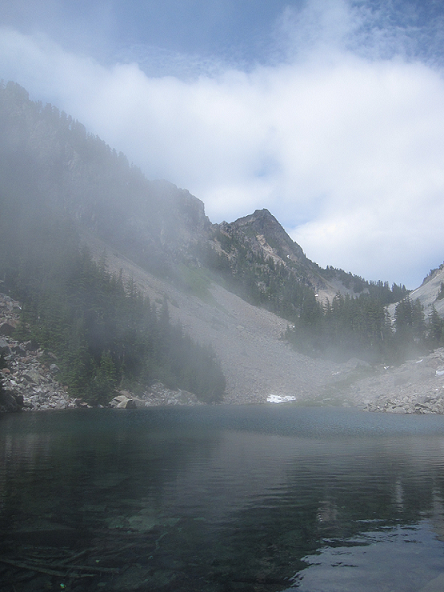
#> input picture Asg1/test_images/MelakwaLake1.png, 444 x 592 px
$ python image_stitching_skeleton.py
#> lines starting #> are read from the running program, lines starting #| are printed output that depends on the picture
#
# CSCI3290 Computational Imaging and Vision *
# --- Declaration --- *
# I declare that the assignment here submitted is original except for source
# material explicitly acknowledged. I also acknowledge that I am aware of
# University policy and regulations on honesty in academic work, and of the
# disciplinary guidelines and procedures applicable to breaches of such policy
# and regulations, as contained in the website
# http://www.cuhk.edu.hk/policy/academichonesty/ *
# Assignment 1
# Name :
# Student ID :
# Email Addr :
#

import cv2
import numpy as np
import argparse


def extract_and_match_feature(img_1, img_2, ratio_test=0.7):
    """
    1/  extract SIFT feature from image 1 and image 2,
    2/  use a bruteforce search to find pairs of matched features:
        for each feature point in img_1, find its best matched feature point in img_2
    3/ apply ratio test to select the set of robust matched points

    :param img_1: input image 1
    :param img_2: input image 2
    :param ratio_test: ratio for the robustness test
    :return list_pairs_matched_keypoints: a list of pairs of matched points: [[[p1x,p1y],[p2x,p2y]]]
    """
    list_pairs_matched_keypoints = []

    # to be completed ....

    # Convert images to grayscale
    gray_1 = cv2.cvtColor(img_1, cv2.COLOR_BGR2GRAY)
    gray_2 = cv2.cvtColor(img_2, cv2.COLOR_BGR2GRAY)

    # SIFT detection
    sift = cv2.SIFT_create()
    kp1, des1 = sift.detectAndCompute(gray_1, None)
    kp2, des2 = sift.detectAndCompute(gray_2, None)

    # SIFT matching
    bf = cv2.BFMatcher()
    matches = bf.knnMatch(des1, des2, k=2)

    # Apply ratio test
    good = []
    for m, n in matches:
        if m.distance < ratio_test * n.distance:
            good.append(m)

    for m in good:
        # Extract matching points
        p1 = kp1[m.queryIdx].pt  # Point from img_1
        p2 = kp2[m.trainIdx].pt  # Point from img_2

        # Append as a pair of points [[p1x, p1y], [p2x, p2y]]
        list_pairs_matched_keypoints.append([list(p1), list(p2)])

    # Draw matches on an output image
    img_matches = cv2.drawMatches(img_1, kp1, img_2, kp2, good, None, flags=cv2.DrawMatchesFlags_NOT_DRAW_SINGLE_POINTS)

    # Save the image
    cv2.imwrite('matches.png', img_matches)

    return list_pairs_matched_keypoints


def find_homography_ransac(list_pairs_matched_keypoints,
                           threshold_ratio_inliers=0.85,
                           threshold_reprojection_error=3,
                           max_num_trial=1000):
    """
    Apply RANSAC algorithm to find a homography transformation matrix that align 2 sets of feature points,
    transform the second set of feature point to the first (e.g. warp image 2 to image 1)

    :param list_pairs_matched_keypoints: a list of pairs of matched points: [[[p1x,p1y],[p2x,p2y]],...]
    :param threshold_ratio_inliers: threshold on the ratio of inliers over the total number of samples,
                                    accept the estimated homography if ratio is higher than the threshold
    :param threshold_reprojection_error: threshold of reprojection error (measured as euclidean distance, in pixels)
                                            to determine whether a sample is inlier or outlier
    :param max_num_trial: the maximum number of trials to take sample and do testing to find the best homography matrix
    :return best_H: the best found homography matrix
    """
    best_H = None

    # to be completed ...

    pts_src = np.float32([kp_pair[0] for kp_pair in list_pairs_matched_keypoints])
    pts_dst = np.float32([kp_pair[1] for kp_pair in list_pairs_matched_keypoints])

    best_H, status = cv2.findHomography(pts_src, pts_dst, cv2.RANSAC,
                                    ransacReprojThreshold=threshold_reprojection_error,
                                    maxIters=max_num_trial,
                                    confidence=threshold_ratio_inliers)

    return best_H

# [43 lines left out: function pyramid_blending, not called in this run]

def warp_blend_image(img_1, H, img_2):
    """
    1/  warp image img_2 using the homography H to align it with image img_1
        (using inverse warping and bilinear resampling)
    2/  stitch image img_2 to image img_1 and apply average blending to blend the 2 images into a single panorama image

    :param img_1:  the original first image
    :param H: estimated homography
    :param img_2:the original second image
    :return img_panorama: resulting panorama image
    """
    img_panorama = None

    # Find the inverse of the homography
    H_inv = np.linalg.inv(H)

    # # Get the dimensions of both images
    height_img_1, width_img_1 = img_1.shape[:2]
    height_img_2, width_img_2 = img_2.shape[:2]

    height = img_1.shape[0]+img_2.shape[0] #if want to clip, delete img_2.shape[0]
    width = img_1.shape[1] +img_2.shape[1]

    # Warp the second image with the inverse homography
    dst = cv2.warpPerspective(img_2, H_inv, (width, height))

    for i in range(img_2.shape[0]):
        for j in range(img_2.shape[1]):
            if np.array_equal(dst[i,j],[0,0,0]):
                dst[i,j] = img_1[i,j]
            else:
                dst[i,j][0] = (int(dst[i,j][0]) + int(img_1[i,j][0]))//2  #r
                dst[i,j][1] = (int(dst[i,j][1]) + int(img_1[i,j][1]))//2  #g
                dst[i,j][2] = (int(dst[i,j][2]) + int(img_1[i,j][2]))//2  #b

    img_panorama = dst
    return img_panorama

def stitch_images(img_1, img_2):
    """
    :param img_1: input image 1 is the reference image. We will not warp this image
    :param img_2: We warp this image to align and stich it to the image 1
    :return img_panorama: the resulting stiched image
    """
    print('==================================================================================')
    print('===== stitch two images to generate one panorama image =====')
    print('==================================================================================')

    # ===== extract and match features from image 1 and image 2
    list_pairs_matched_keypoints = extract_and_match_feature(img_1=img_1, img_2=img_2, ratio_test=0.7)

    # ===== use RANSAC algorithm to find homography to warp image 2 to align it to image 1
    H = find_homography_ransac(list_pairs_matched_keypoints, threshold_ratio_inliers=0.85,
                               threshold_reprojection_error=3, max_num_trial=1000)

    # ===== warp image 2, blend it with image 1 using average blending to produce the resulting panorama image
    img_panorama = warp_blend_image(img_1=img_1, H=H, img_2=img_2)

    return img_panorama


if __name__ == "__main__":
    print('==================================================================================')
    print('CSCI3290, Spring 2024, Assignment 1: Image Stitching')
    print('==================================================================================')

    parser = argparse.ArgumentParser(description='Image Stitching')
    parser.add_argument('--im1', type=str, default='test_images/MelakwaLake1.png',
                        help='path of the first input image')
    parser.add_argument('--im2', type=str, default='test_images/MelakwaLake2.png',
                        help='path of the second input image')
    parser.add_argument('--output', type=str, default='MelakwaLake.png',
                        help='the path of the output image')
    args = parser.parse_args()

    # ===== read 2 input images
    img_1 = cv2.imread(args.im1)
#> img_1 is the input picture: shape (592, 444, 3); mean B, G, R 149.8, 137.5, 126.5
    img_2 = cv2.imread(args.im2)
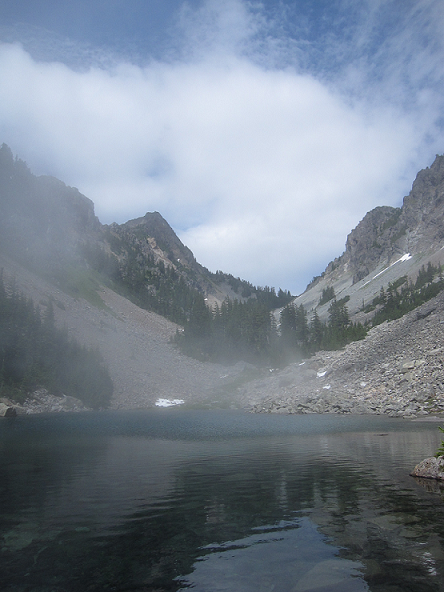
#> input picture Asg1/test_images/MelakwaLake2.png, 444 x 592 px
#> img_2 is the input picture: shape (592, 444, 3); mean B, G, R 144.1, 131.2, 120.3

    # list_pairs_matched_keypoints = extract_and_match_feature(img_1=img_1, img_2=img_2, ratio_test=0.7)

    # ===== create a panorama image
    img_panorama = stitch_images(img_1=img_1, img_2=img_2)
#> in extract_and_match_feature, `gray_1 = cv2.cvtColor(img_1, cv2.COLOR_BGR2GRAY)`:
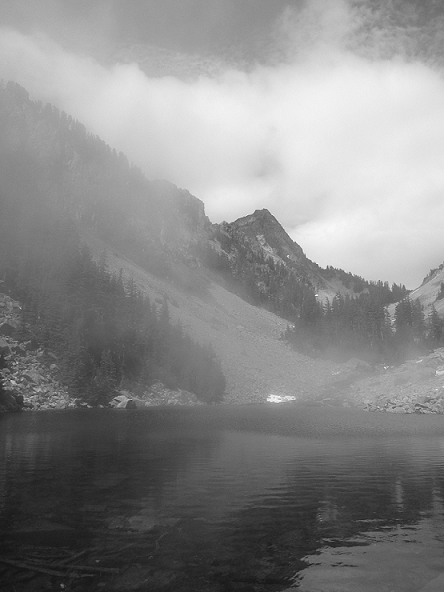
#> gray_1: shape (592, 444); min 18, max 255, mean 135.6
#> in extract_and_match_feature, `gray_2 = cv2.cvtColor(img_2, cv2.COLOR_BGR2GRAY)`:
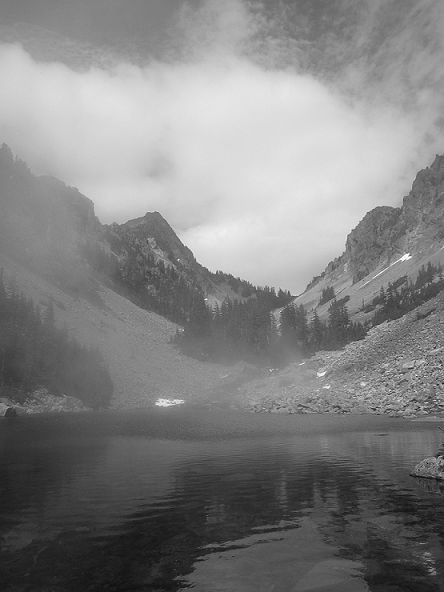
#> gray_2: shape (592, 444); min 2, max 255, mean 129.4
#> in extract_and_match_feature, `kp1, des1 = sift.detectAndCompute(gray_1, None)`: kp1 = 184 keypoints; strongest (x, y, size): (274, 399, 7.3), (62, 585, 2.2), (263, 221, 17.7), (255, 257, 58.2)
#> in extract_and_match_feature, `kp2, des2 = sift.detectAndCompute(gray_2, None)`: kp2 = 293 keypoints; strongest (x, y, size): (406, 257, 4.9), (374, 409, 2), (402, 259, 2.8), (440, 362, 2)
#> in extract_and_match_feature, `matches = bf.knnMatch(des1, des2, k=2)`: matches = 184 matches
#> after the loop in extract_and_match_feature, `for m, n in matches:`: good = 40 matches
#> the loop in extract_and_match_feature, `for m in good:` made 40 passes
#> (p1, p2) on passes 1 to 12: ((135.2, 398.2), (15.74, 405.6)), ((147.1, 403.3), (29.08, 410.8)), ((169.1, 401.2), (52.96, 407.8)), ((192.4, 208.9), (82.46, 208.5)), ((224.6, 223.5), (114.6, 224.3)), ((226, 202.5), (117.3, 200.2)), ((255, 257), (149.4, 266.1)), ((263, 221), (154.5, 227.5)), ((264.5, 244.7), (155.3, 247.7)), ((266.1, 265.3), (156.4, 268.7)), ((266.1, 265.3), (156.4, 268.7)), ((266.5, 257.1), (156.7, 261.1))
#> after the loop in extract_and_match_feature, `for m in good:`: list_pairs_matched_keypoints = 40 items
#> in extract_and_match_feature, `img_matches = cv2.drawMatches(img_1, kp1, img_2, kp2, good, None, flag..`:
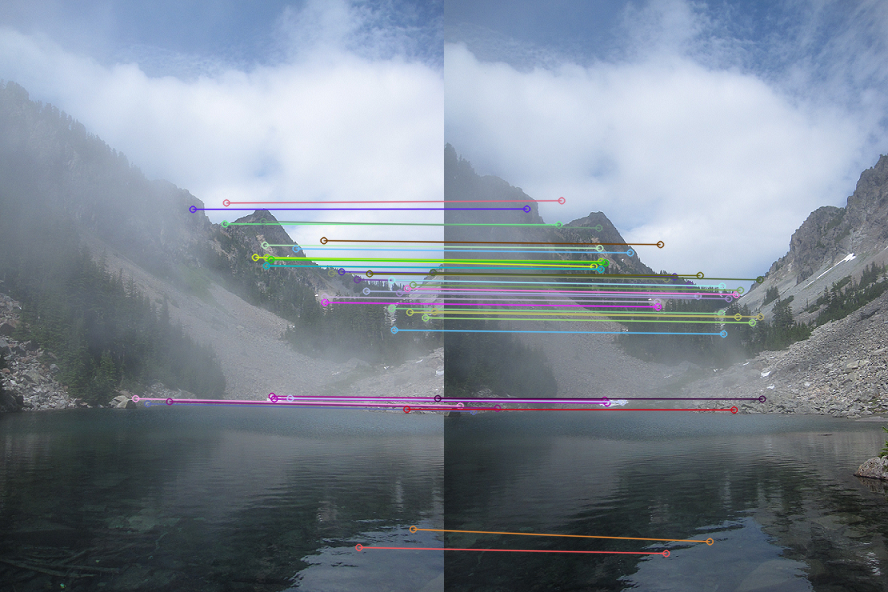
#> img_matches: shape (592, 888, 3); mean B, G, R 146.9, 134.4, 124.1
#> in find_homography_ransac, `pts_src = np.float32([kp_pair[0] for kp_pair in list_pairs_matched_key..`: pts_src = 40 pairs, first value 135.2 to 437.3, second value 202.5 to 547
#> in find_homography_ransac, `pts_dst = np.float32([kp_pair[1] for kp_pair in list_pairs_matched_key..`: pts_dst = 40 pairs, first value 15.74 to 317.8, second value 200.2 to 553
#> in find_homography_ransac, `best_H, status = cv2.findHomography(pts_src, pts_dst, cv2.RANSAC, rans..`: best_H = [[1.17, -0.0161, -134.6], [0.129, 1.12, -33.81], [0.000378, 1.45e-05, 1]]; status = 40 values, max 1 at index 0, min 0 at index 5, mean 0.85
#> in stitch_images, `H = find_homography_ransac(list_pairs_matched_keypoints, threshold_rat..`: H has the same summary as best_H in find_homography_ransac
#> in warp_blend_image, `H_inv = np.linalg.inv(H)`: H_inv = [[0.816, 0.0103, 110.2], [-0.104, 0.894, 16.23], [-0.000307, -1.68e-05, 0.958]]
#> in warp_blend_image, `dst = cv2.warpPerspective(img_2, H_inv, (width, height))`:
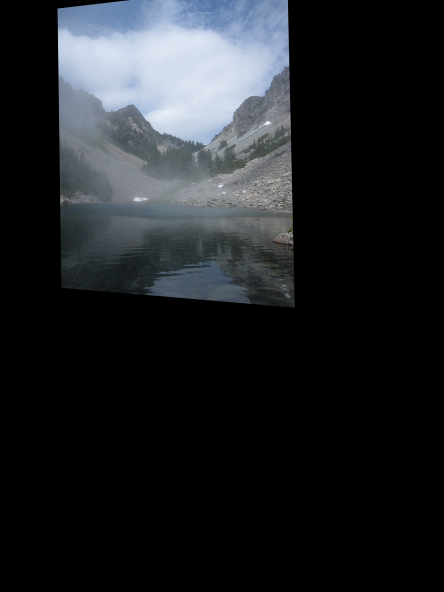
#> dst: shape (1184, 888, 3) (shown at 1/2 size); mean B, G, R 37.5, 34.3, 31.6
#> after the loop in warp_blend_image, `for i in range(img_2.shape[0]):`:
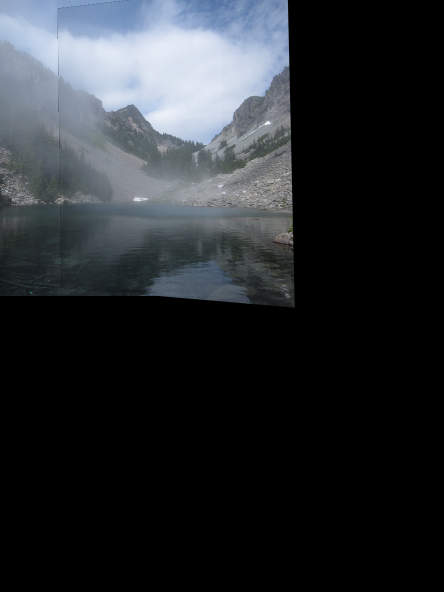
#> dst: shape (1184, 888, 3) (shown at 1/2 size); mean B, G, R 47, 43.1, 39.6

    # ===== save panorama image
    cv2.imwrite(filename=args.output, img=img_panorama.clip(0.0, 255.0).astype(np.uint8))
